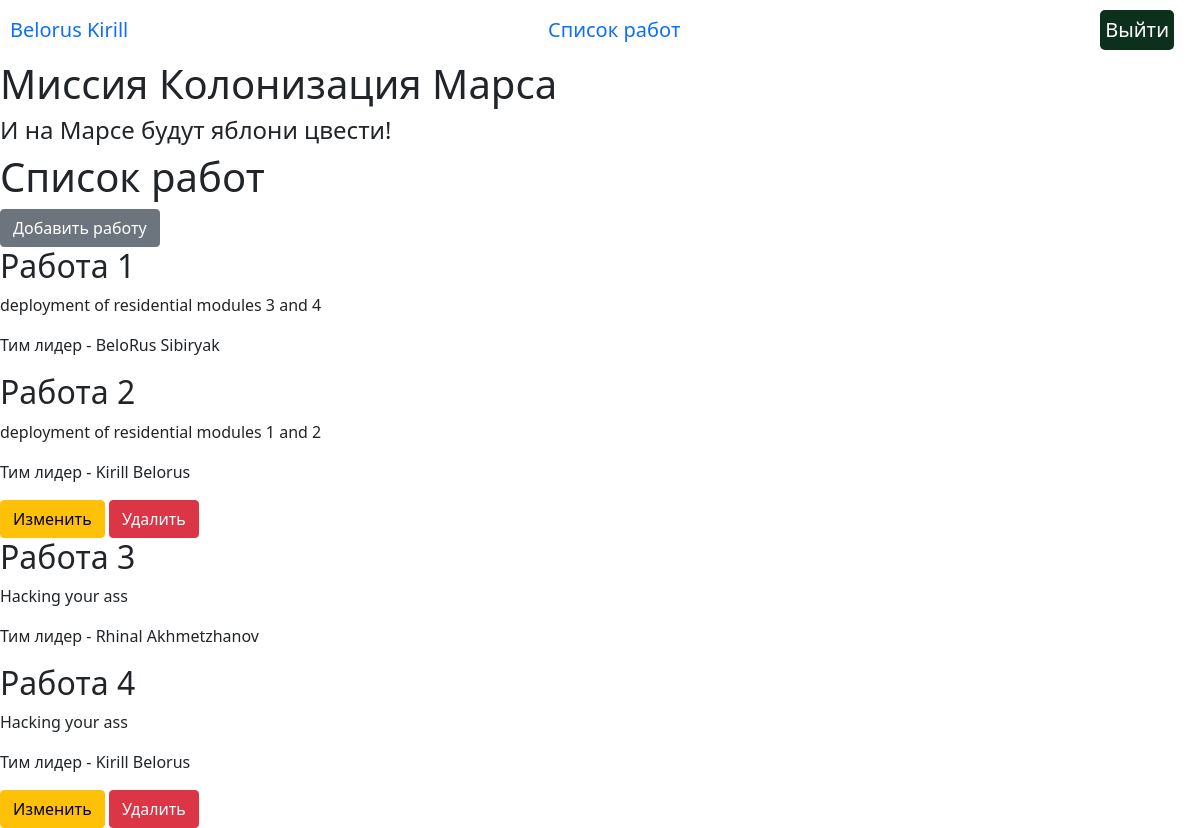
The page /job_list (signed in) on the database its author committed.
### data/__all_models.py (models this page shows, shortened)
class User(SqlAlchemyBase, UserMixin):
    __tablename__ = 'users'
    id = sqlalchemy.Column(sqlalchemy.Integer,
                           primary_key=True, autoincrement=True)
    name = sqlalchemy.Column(sqlalchemy.String, nullable=True)
    surname = sqlalchemy.Column(sqlalchemy.String, nullable=True)
    age = sqlalchemy.Column(sqlalchemy.String, nullable=True)
    position = sqlalchemy.Column(sqlalchemy.String, nullable=True)
    speciality = sqlalchemy.Column(sqlalchemy.String, nullable=True)
    address = sqlalchemy.Column(sqlalchemy.String, nullable=True)
    email = sqlalchemy.Column(sqlalchemy.String, unique=True,
                              index=True, nullable=True)
    hashed_password = sqlalchemy.Column(sqlalchemy.String, nullable=True)
    modified_date = sqlalchemy.Column(sqlalchemy.DateTime,
                                      default=datetime.datetime.now)
    news = orm.relationship("News", back_populates='user')
    jobs = orm.relationship("Jobs", back_populates='user')

class Jobs(SqlAlchemyBase):
    __tablename__ = 'jobs'
    id = sqlalchemy.Column(sqlalchemy.Integer,
                           primary_key=True, autoincrement=True)
    team_leader = sqlalchemy.Column(sqlalchemy.Integer, sqlalchemy.ForeignKey('users.id'))
    job = sqlalchemy.Column(sqlalchemy.String, nullable=True)
    work_size = sqlalchemy.Column(sqlalchemy.Integer)
    collaborators = sqlalchemy.Column(sqlalchemy.String, nullable=True)
    start_date = sqlalchemy.Column(sqlalchemy.DateTime)
    end_date = sqlalchemy.Column(sqlalchemy.DateTime)
    is_finished = sqlalchemy.Column(sqlalchemy.Boolean)
    user = orm.relationship('User', back_populates='jobs')

### main.py (the view)
@app.route('/job_list')
@login_required
def jobs():
    db_sess = create_session()
    job_list = db_sess.query(Jobs).all()
    return render_template('job_list.html', jobs=job_list, current_user=current_user)

### data/db_session.py (called while the page is built)
def create_session() -> Session:
    global __factory
    return __factory()

### main.py (called while the page is built)
@login_manager.user_loader
def load_user(user_id):
    db_sess = create_session()
    user = db_sess.query(User).get(user_id)
    return user

### templates/job_list.html
{% extends 'base.html' %}
{% block profession %}
<h1>Список работ</h1>
{% if current_user.is_authenticated %}
    <a href="jobs" class="btn btn-secondary">Добавить работу</a>
{% endif %}
{% for job in jobs %}
    <h2>Работа {{ loop.index }}</h2>
    <p> {{ job.job }} </p>
    <p> Тим лидер - {{ job.user.name }} {{ job.user.surname }}</p>
    {% if current_user.is_authenticated and current_user == job.user %}
        <div>
            <a href="/jobs/{{ job.id }}" class="btn btn-warning">
                Изменить
            </a>
            <a href="/jobs_delete/{{ job.id }}" class="btn btn-danger">
                Удалить
            </a>
        </div>
    {% endif %}
{% endfor %}
{% endblock %}

### templates/base.html (shortened to what this page needs)
<!DOCTYPE html>
<html lang="en">
<head>
    <link rel="stylesheet" href={{url_for('static', filename="css/style.css" )}}>
    <link rel="stylesheet"
          href="https://cdn.jsdelivr.net/npm/bootstrap@5.0.0-beta1/dist/css/bootstrap.min.css"
>
</head>
<body>
<nav class="manage-panel">
    {% if current_user.is_authenticated %}
        <a class="navbar-brand" href="/">{{current_user.surname}} {{ current_user.name }}</a>
        <a class="navbar-brand" href="/job_list">Список работ</a>
        <a class="quit-button navbar-brand" href="/logout">Выйти</a>
    {% else %}
    <p>
        <a class="btn btn-primary " href="/register">Зарегистрироваться</a>
        <a class="btn btn-success" href="/login">Войти</a>
    </p>
    {% endif %}
</nav>
<h1>Миссия Колонизация Марса</h1>
<h4>И на Марсе будут яблони цвести!</h4>
<div class="content">
    {% block profession %}{% endblock %}
</div>
</body>
</html>

### static/css/style.css (style rules this page uses)
.manage-panel { margin: 10px; display: flex; justify-content: space-between; }
.quit-button { background-color: #0c301c; border-radius: 5px; padding: 0 5px; color: white; }

### rows shown on the page
User: surname "Belorus", name "Kirill"
Jobs: job "deployment of residential modules 3 and 4", user.name "BeloRus", user.surname "Sibiryak"
Jobs: job "deployment of residential modules 1 and 2", user.name "Kirill", user.surname "Belorus"
Jobs: job "Hacking your ass", user.name "Rhinal", user.surname "Akhmetzhanov"
Jobs: job "Hacking your ass", user.name "Kirill", user.surname "Belorus"
